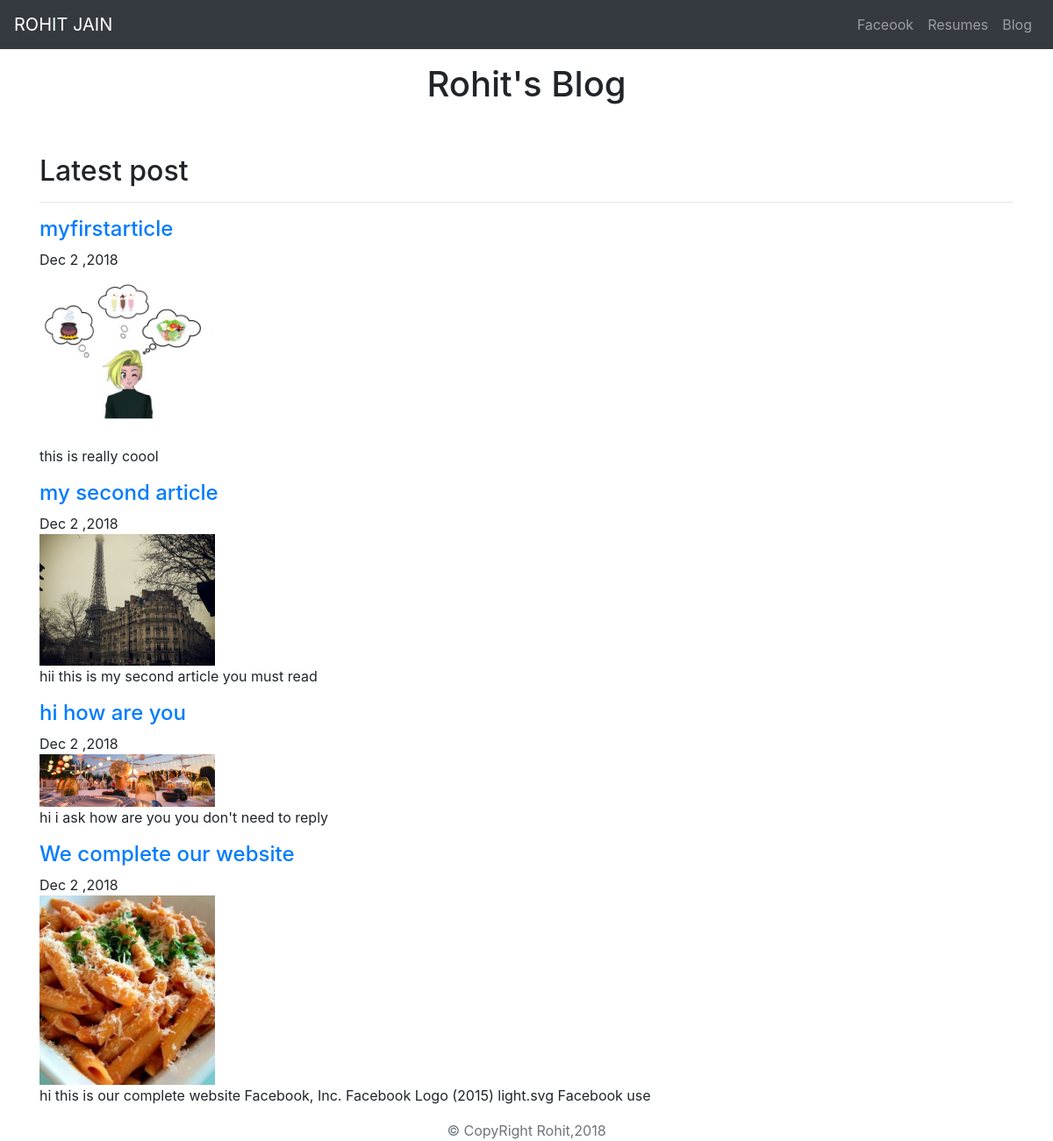
Screenshot of /blog/ with the database file from the repository.
### blog/models.py (models this page shows, shortened)
class Blog(models.Model):
    title=models.CharField(max_length=250)
    pub_date=models.DateTimeField()
    image=models.ImageField(upload_to="images/")
    body=models.TextField()
    def summary(self):
        return self.body[:100]
    def pub_date_pretty(self):
        return self.pub_date.strftime("%b %e ,%Y")

### blog/views.py (the view)
# urls.py: path('',views.Allblog, name='allblog'),
def Allblog(request):
    blogs=Blog.objects
    return render(request,'blog/allblogs.html',{"blogs":blogs})

### templates/blog/allblogs.html (shortened to what this page needs)
<!doctype html>
<html lang="en" xmlns="http://www.w3.org/1999/html">
{% load staticfiles %}
  <head>
    <link rel="stylesheet" href="https://stackpath.bootstrapcdn.com/bootstrap/4.1.3/css/bootstrap.min.css">
  </head>
  <body>
 <header>
      <nav class="navbar navbar-expand-lg navbar-dark bg-dark">
  <a class="navbar-brand" href="{% url 'home' %}">ROHIT JAIN</a>
  <div class="collapse navbar-collapse" id="navbarNavAltMarkup">
    <div class="navbar-nav ml-auto">
      <a class="nav-item nav-link " href="https://www.facebook.com/Rohitdgreat">Faceook </a>
      <a class="nav-item nav-link" href="{% static 'nishant.jpg' %}">Resumes</a>
      <a class="nav-item nav-link" href="{% url 'allblog' %}">Blog</a>
    </div>
  </div>
</nav>
    </header>
<div class="container">
    <main role="main">
        <h1 class="text-center pt-3"> Rohit's Blog</h1>
        <br>
        <br>
        <h2> Latest post</h2>
        <hr/>
        {% for blog in blogs.all %}
        <a href="{% url 'detail' blog.id %}" ><h4>{{ blog.title }}</h4></a>
        {{ blog.pub_date_pretty }}<br>
        <img class="img-fluid" src="{{ blog.image.url }}" height=200 width="200" />
        <br>
        <p>{{ blog.summary}}</p>
        {% endfor %}
      </main>
</div>
    <footer class="text-muted">
      <div class="container text-center">
       &copy; CopyRight Rohit,{% now "Y" %}
      </div>
    </footer>
  </body>
</html>

### rows the page displays
Blog: title "myfirstarticle", pub_date_pretty "Dec 2 ,2018", image (picture), summary "this is really coool"
Blog: title "my second article", pub_date_pretty "Dec 2 ,2018", image (picture), summary "hii this is my second article you must read"
Blog: title "hi how are you", pub_date_pretty "Dec 2 ,2018", image (picture), summary "hi i ask how are you you don't need to reply"
Blog: title "We complete our website", pub_date_pretty "Dec 2 ,2018", image (picture), summary "hi this is our complete website Facebook, Inc. Facebook Logo (2015) light.svg Facebook use"
